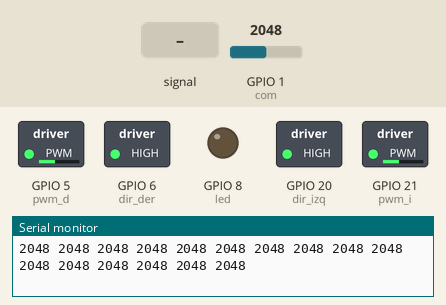
A sketch run on a simulated ESP32-C3. Parts: switched loads named in the sketch (green lamp = pin HIGH), output pins drawn as LEDs (lit = HIGH), the last lines printed to the serial monitor. Inputs (shaded band) come from the test bench; at power-on: GPIO 1 (com) = 2048. Pins used as bus, display or sensor lines are not drawn.

Above: at 1.2 s.
1.3 s: GPIO 1 (com) fed a 50 Hz sine of ±1228 counts around its level
At 1.58 s:
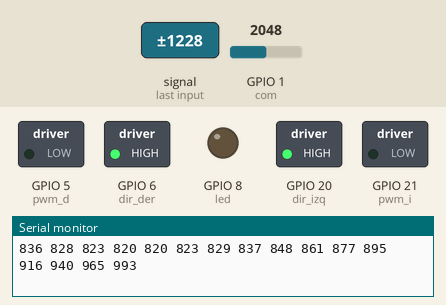
4.3 s: GPIO 1 (com) set to 491
At 5.1 s:
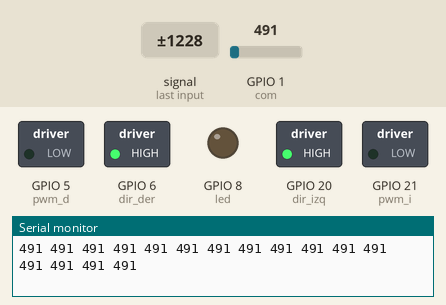
7.3 s: GPIO 1 (com) set to 1446
8.8 s: GPIO 1 (com) set to 1526
At 9.9 s:
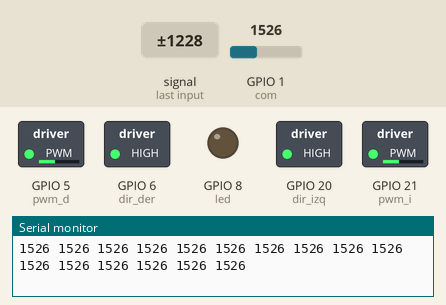
10.3 s: GPIO 1 (com) set to 1460
At 11.0 s:
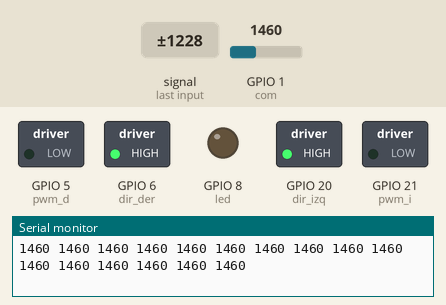
Timing chart, 0 to 12.8 s (numbered marks = the images above; inputs shaded):
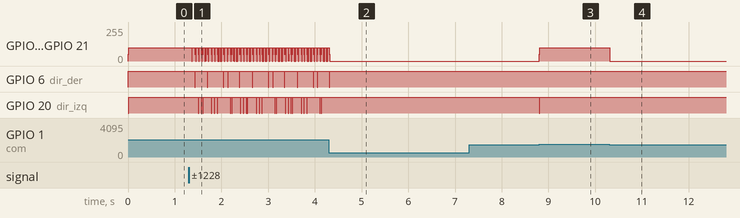

The sketch:

MyS_juntos.ino
```cpp
//PROGRAMA DE PRUEBA DE MOTORES Y BARRA DE SENSORES JUNTOS CON RTOS

// ===== Pines Motores ESP32-C3 =====
const int dir_izq = 20;
const int pwm_i   = 21;
const int dir_der = 6;
const int pwm_d   = 5;
const int led     = 8;

// ===== Pines Sensores =====
const int com = 1; // Pin analógico
const int s0  = 0;
const int s1  = 2;
const int s2  = 3;
const int s3  = 4;

// Variables Globales
volatile int sensores[16]; // volatile porque se modifica en otra tarea
int umbral = 1500;        // Ajustado para el rango de 0-4095 de la ESP32

// ===== Función para mover motores ====
void moverMotores(int izq, int der) {
  digitalWrite(dir_izq, (izq >= 0) ? HIGH : LOW);
  digitalWrite(dir_der, (der >= 0) ? HIGH : LOW);

  // Usamos la nueva API ledcWrite de la versión 3.0+ de ESP32 para Arduino
  ledcWrite(pwm_i, abs(constrain(izq, -255, 255)));
  ledcWrite(pwm_d, abs(constrain(der, -255, 255)));
}

// ===== Tarea de Motores (Lógica de seguimiento) =====
void taskMotores(void *pv) {

  while (1) {
    bool centro = false;
    bool izquierda = false;
    bool derecha = false;

    // Evaluamos los sensores centrales (7 y 8)
    if (sensores[7] > umbral || sensores[8] > umbral) centro = true;

    // Sensores del lado izquierdo (0 al 6)
    for (int i = 0; i <= 6; i++) {
      if (sensores[i] > umbral) izquierda = true;
    }

    // Sensores del lado derecho (9 al 15)
    for (int i = 9; i <= 15; i++) {
      if (sensores[i] > umbral) derecha = true;
    }

    // Lógica simple de decisiones
    if (centro) {
      moverMotores(100, 100); // Adelante
    } else if (izquierda) {
      moverMotores(-50, 50); // Giro fuerte izquierda
    } else if (derecha) {
      moverMotores(50, -50); // Giro fuerte derecha
    } else {
      moverMotores(0, 0);     // Paro
    }

    vTaskDelay(pdMS_TO_TICKS(10)); // Ciclo de control rápido
  }
}

// ===== Tarea de Lectura de Sensores =====
void taskSensores(void *pv) {
  while (1) {
    for (int i = 0; i < 16; i++) {
      // Manejo de bits para el multiplexor
      digitalWrite(s0, (i >> 0) & 0x01);
      digitalWrite(s1, (i >> 1) & 0x01);
      digitalWrite(s2, (i >> 2) & 0x01);
      digitalWrite(s3, (i >> 3) & 0x01);

      delayMicroseconds(20); // Tiempo de estabilización mucho más rápido
      sensores[i] = analogRead(com);
    }

    //Debug opcional (Comenta esto en competencia para ganar velocidad)

    for(int i = 0; i < 16; i++) {
      Serial.print(sensores[i]); Serial.print(" ");
    }
    Serial.println();


    vTaskDelay(pdMS_TO_TICKS(5)); // Frecuencia de muestreo alta
  }
}

void setup() {
  Serial.begin(115200);

  pinMode(dir_izq, OUTPUT);
  pinMode(dir_der, OUTPUT);
  pinMode(s0, OUTPUT);
  pinMode(s1, OUTPUT);
  pinMode(s2, OUTPUT);
  pinMode(s3, OUTPUT);
  pinMode(led, OUTPUT);

  // Configuración de PWM para ESP32 Arduino Core 3.0+
  ledcAttach(pwm_i, 5000, 8); // 5 kHz, 8 bits de resolución
  ledcAttach(pwm_d, 5000, 8);
  ledcAttach(led, 1000, 8);

  // Creación de tareas
  xTaskCreate(taskSensores, "Sensores", 4096, NULL, 3, NULL);
  xTaskCreate(taskMotores,  "Motores",  4096, NULL, 2, NULL);
}

void loop() {
  // El loop se queda vacío, pero si quieres hacer algo... ¡puedes!
  // digitalWrite(led, HIGH);
  vTaskDelay(pdMS_TO_TICKS(500));
}
```

Measured:
- the behaviour switches between 1500 and 1501 on GPIO 1 (com) (found by bisection; images 2 and 3)
- after the input at 4.3 s, GPIO 6 (dir_der): goes on until 4.3 s, then stays HIGH; GPIO 20 (dir_izq): stops changing and stays HIGH
- after the input at 8.8 s, GPIO 5 (pwm_d), GPIO 21 (pwm_i): 0/255 → 100/255 at once; GPIO 20 (dir_izq): HIGH → LOW at once, → HIGH 0.01 s later
- after the input at 10.3 s, GPIO 5 (pwm_d), GPIO 21 (pwm_i): 100/255 → 0/255 at once
